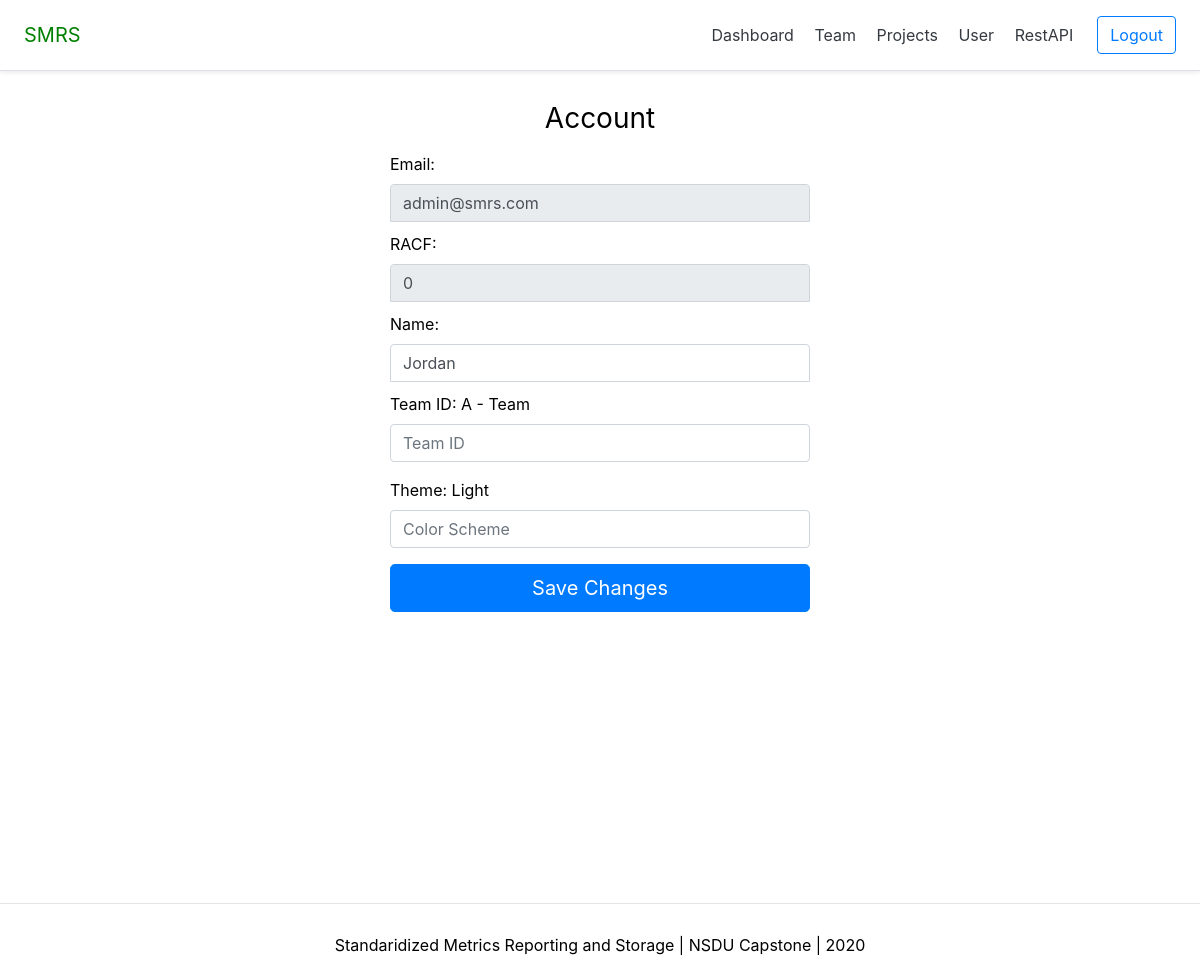
Screenshot of /account/detail/ (signed in) with the database file from the repository.
### account/models.py (models this page shows, shortened)
class Account(AbstractBaseUser):
    email = models.EmailField(
        verbose_name='email address',
        max_length=255,
        unique=True,
    )
    name                = models.TextField()
    racf                = models.CharField(max_length=30, unique=True)
    darkColorScheme     = models.CharField(choices=Theme, default="Light", max_length=10)
    teamid              = models.ForeignKey(Team, blank = True, null = True, on_delete=models.CASCADE)
    date_joined         = models.DateTimeField(auto_now_add=True, editable=False)
    last_login          = models.DateTimeField(auto_now=True)
    is_active           = models.BooleanField(default=True)
    is_staff            = models.BooleanField(default=False) # admin user, non super-user
    is_admin            = models.BooleanField(default=False) # admin
    is_superuser        = models.BooleanField(default=False) # superuser
    USERNAME_FIELD = 'email'
    REQUIRED_FIELDS = ['name','racf'] # username (email) and password are required by default.
    objects = MyAccountManager()

class Team (models.Model):
    name                     = models.CharField(max_length=25, unique=True )
    teamData                 = models.TextField(null=True, blank=True)
    def __str__(self):
        return self.name

### account/views.py (the view)
# urls.py: path('detail/', detail_view, name='detail'),
def detail_view(request):
    context = {}
    if not request.user.is_authenticated:
        return redirect("account:login")
    if request.POST:
        form = AccountUpdateForm(request.POST, instance=request.user)
        print(request.POST['email'])
        if form.is_valid():
            form.initial = {
                "email": request.POST['email'],
                "name": request.POST['name'],
                "racf": request.POST['racf'],
                "teamid": request.POST['teamid'],
                "darkColorScheme": request.POST['darkColorScheme'],
            }
            form.save()
            context['success_message'] = "Updated"
    else:
        form = AccountUpdateForm(
            initial= {
                "email": request.user.email,
                "name": request.user.name,
                "racf": request.user.racf,
                "teamid": request.user.teamid,
                "darkColorScheme": request.user.darkColorScheme,
            }
        )
    context['form'] = form
    return render(request, 'account/detail.html', context)

### account/forms.py (shortened to what this page needs)
class AccountUpdateForm(forms.ModelForm):
    last_name = forms.CharField( max_length= 15, required=False) ## This needs to be here to make it not required in the form
    class Meta:
        model = Account
        fields = ('email', 'name', 'racf', 'teamid', 'darkColorScheme')

### account/templates/account/detail.html (shortened to what this page needs)
{% extends 'base.html' %}
{% block content %}
<form class="form-signin" method="post">{% csrf_token %}
    <h1 class="h3 mb-3 font-weight-normal">Account</h1>
    <label for="email">Email:</label>
    <input type="email" id="email" name="email" class="form-control" placeholder="Email address"  readonly="readonly" value="{{form.initial.email}}">
    <label for="racf">RACF:</label>
    <input type="text" name="racf"  class="form-control" placeholder="RACF"  readonly="readonly" value="{{form.initial.racf}}">
    <label for="name">Name:</label>
    <input type="text" name="name"  class="form-control" placeholder="Name" required value="{{form.initial.name}}">
    <div class='form-group'>
        {% for field in form %}
            {% if field.name == "teamid"%}
            <label >Team ID: {{form.initial.teamid}}</label>
            <input list="teamid" name='teamid' class="form-control" required placeholder='Team ID' >
            {% endif %}
        {% endfor %}
    </div>
    <div class='form-group'>
        {% for field in form %}
            {% if field.name == "darkColorScheme"%}
            <label >Theme: {{form.initial.darkColorScheme}}</label>
            <input list="darkColorScheme" name='darkColorScheme' class="form-control" required placeholder='Color Scheme' >
            {% endif %}
        {% endfor %}
    </div>
    <button class="btn btn-lg btn-primary btn-block" type="submit">Save Changes</button>
</form>
{% endblock content %}

### dashboard/static/css/lightMode.css (style rules this page uses)
body { background: white; color:black; }

### account/templates/snippets/formCss.html (style rules this page uses)
.form-signin { width: 100%; max-width: 450px; padding: 15px; margin: auto; }
.form-signin input[type="email"] { margin-bottom: 10px; border-bottom-right-radius: 0; border-bottom-left-radius: 0; }
.form-signin input[type="text"] { margin-bottom: 10px; border-bottom-right-radius: 0; border-bottom-left-radius: 0; }
.h3 { text-align: center; }

### rows the page displays
Account: email "admin@smrs.com", name "Jordan", initial.darkColorScheme "Light"
Team: initial.teamid "A - Team"
